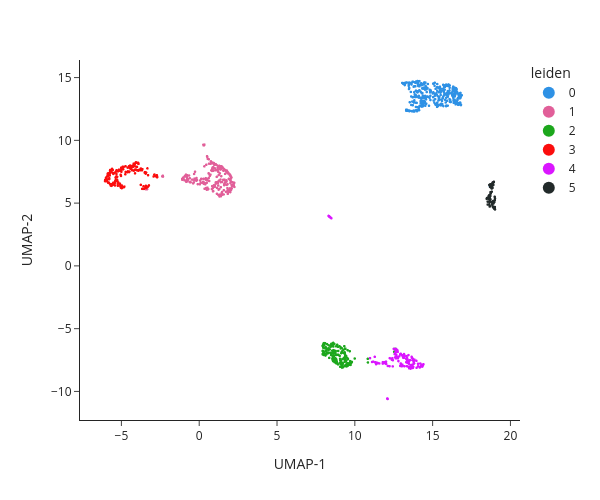

Notebook code for this chart:
### Code cell
snap.pl.umap(data, color='leiden', interactive=True, height=500)

### Figure 1 — Plotly figure (JSON) as saved in the notebook; plotly's stock layout.template omitted (floating-point values rounded to 4 significant figures; data arrays with more than 128 entries replaced by an {"elided": "..."} marker saying what was removed)
{"data": [{"hovertemplate": "leiden=0<br>UMAP-1=%{x}<br>UMAP-2=%{y}<extra></extra>", "legendgroup": "0", "marker": {"color": "#2E91E5", "opacity": 1, "size": 2.814, "symbol": "circle"}, "mode": "markers", "name": "0", "showlegend": true, "type": "scattergl", "x": {"elided": "348 float values"}, "xaxis": "x", "y": {"elided": "348 float values"}, "yaxis": "y"}, {"hovertemplate": "leiden=1<br>UMAP-1=%{x}<br>UMAP-2=%{y}<extra></extra>", "legendgroup": "1", "marker": {"color": "#E15F99", "opacity": 1, "size": 2.814, "symbol": "circle"}, "mode": "markers", "name": "1", "showlegend": true, "type": "scattergl", "x": {"elided": "261 float values"}, "xaxis": "x", "y": {"elided": "261 float values"}, "yaxis": "y"}, {"hovertemplate": "leiden=2<br>UMAP-1=%{x}<br>UMAP-2=%{y}<extra></extra>", "legendgroup": "2", "marker": {"color": "#1CA71C", "opacity": 1, "size": 2.814, "symbol": "circle"}, "mode": "markers", "name": "2", "showlegend": true, "type": "scattergl", "x": {"elided": "178 float values"}, "xaxis": "x", "y": {"elided": "178 float values"}, "yaxis": "y"}, {"hovertemplate": "leiden=3<br>UMAP-1=%{x}<br>UMAP-2=%{y}<extra></extra>", "legendgroup": "3", "marker": {"color": "#FB0D0D", "opacity": 1, "size": 2.814, "symbol": "circle"}, "mode": "markers", "name": "3", "showlegend": true, "type": "scattergl", "x": {"elided": "177 float values"}, "xaxis": "x", "y": {"elided": "177 float values"}, "yaxis": "y"}, {"hovertemplate": "leiden=4<br>UMAP-1=%{x}<br>UMAP-2=%{y}<extra></extra>", "legendgroup": "4", "marker": {"color": "#DA16FF", "opacity": 1, "size": 2.814, "symbol": "circle"}, "mode": "markers", "name": "4", "showlegend": true, "type": "scattergl", "x": {"elided": "165 float values"}, "xaxis": "x", "y": {"elided": "165 float values"}, "yaxis": "y"}, {"hovertemplate": "leiden=5<br>UMAP-1=%{x}<br>UMAP-2=%{y}<extra></extra>", "legendgroup": "5", "marker": {"color": "#222A2A", "opacity": 1, "size": 2.814, "symbol": "circle"}, "mode": "markers", "name": "5", "showlegend": true, "type": "scattergl", "x": [18.75, 18.72, 18.9, 18.67, 18.58, 18.67, 18.71, 18.8, 18.9, 18.74, 18.94, 18.6, 18.59, 18.68, 18.93, 18.67, 19.0, 18.9, 18.62, 18.73, 18.84, 18.93, 18.82, 18.77, 19.0, 18.89, 18.95, 18.7, 18.65, 18.8, 18.8, 18.93, 18.47, 18.9, 18.93, 18.69, 18.71, 18.85, 18.67, 18.5, 18.71, 18.97, 18.72, 18.98, 18.97, 18.86, 18.68, 18.65, 18.85, 19.0, 18.8, 19.01, 18.84, 18.89, 18.84, 18.54, 18.9, 18.65, 19.01, 19.0, 18.64, 18.91, 18.7, 18.71, 18.58, 18.85, 18.97, 18.83, 18.6, 18.88, 18.87, 18.66, 18.7, 18.66, 18.71, 18.88, 19.0, 18.83, 18.53, 18.64, 18.75, 18.62, 18.85], "xaxis": "x", "y": [6.463, 5.301, 4.666, 5.482, 5.356, 5.212, 6.504, 6.507, 6.454, 6.238, 4.693, 5.445, 5.482, 5.655, 6.7, 4.727, 4.691, 5.129, 5.613, 5.776, 6.593, 6.676, 6.311, 6.439, 4.53, 6.656, 4.574, 5.572, 4.894, 6.161, 6.533, 5.049, 5.35, 5.127, 4.611, 6.294, 5.129, 5.09, 5.1, 5.412, 5.567, 4.551, 5.87, 5.508, 5.099, 6.554, 5.353, 4.904, 5.07, 4.511, 5.913, 4.493, 4.78, 5.173, 6.589, 4.886, 6.645, 5.071, 5.378, 4.52, 5.634, 4.971, 6.461, 6.481, 5.385, 6.214, 4.54, 4.877, 5.552, 4.968, 6.653, 4.798, 5.688, 4.748, 5.12, 4.679, 5.245, 5.012, 5.123, 6.448, 6.467, 4.884, 6.543], "yaxis": "y"}], "layout": {"height": 500, "legend": {"itemsizing": "constant", "title": {"text": "leiden"}, "tracegroupgap": 0}, "margin": {"t": 60}, "width": 600, "xaxis": {"anchor": "y", "domain": [0, 1], "title": {"text": "UMAP-1"}}, "yaxis": {"anchor": "x", "domain": [0, 1], "title": {"text": "UMAP-2"}}}}
